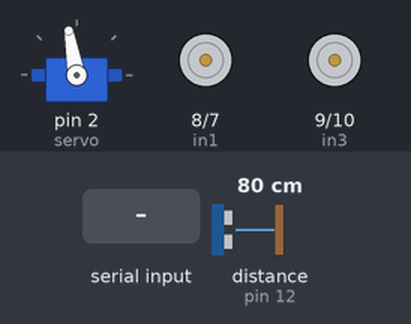
Recording of a sketch running on a simulated Arduino Uno, built with avr-gcc and run on an emulated ATmega328P. Shown: servo, motor-driver pin pairs drawn as motors (green arrow = first pin HIGH = forward, orange = second pin HIGH = backward, longer = more drive, scaled by the enable pin). The inputs (shaded band) are chosen by the test bench; at power-on: distance to the obstacle (sensor on pin 12) 80 cm. The echo pulse lasts 58.3 µs per cm.

Above: at 1.2 s.
1.3 s: "drift" received over Serial
At 3.3 s:
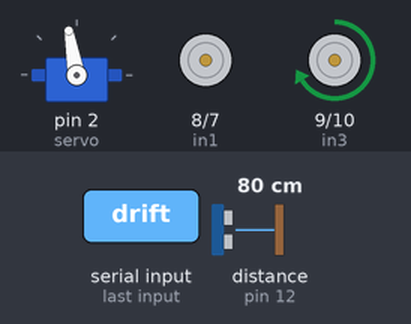
3.8 s: "start" received over Serial
At 4.4 s:
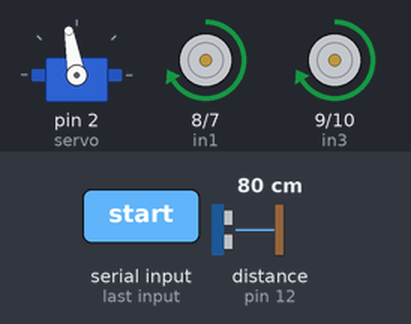
5.3 s: "right" received over Serial
At 6.24 s:
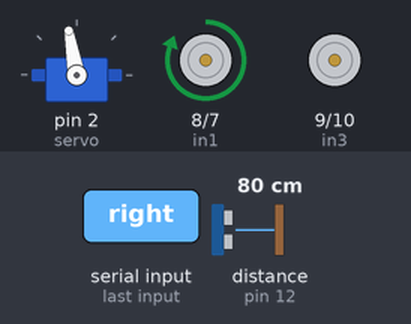
7.8 s: "go" received over Serial
At 8.7 s:
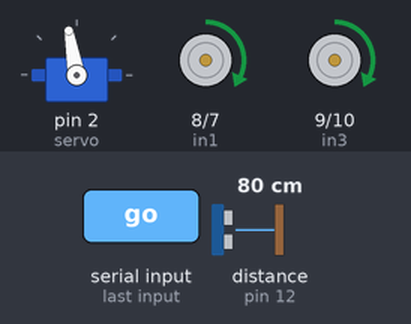
9.3 s: distance to the obstacle (sensor on pin 12) set to 29 cm
10.8 s: distance to the obstacle (sensor on pin 12) set to 23 cm
At 11.7 s:
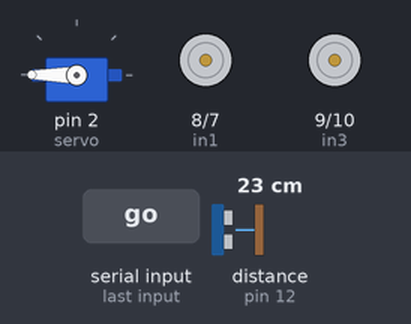
Timing chart, 0 to 14.8 s (numbered marks = the images above; inputs shaded):
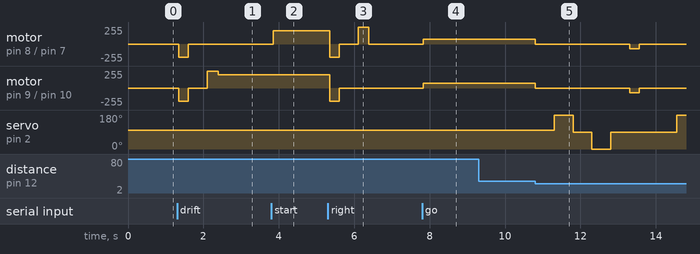

Measured:
- the behaviour switches between 27 and 26 cm on distance to the obstacle (sensor on pin 12) (found by bisection; images 4 and 5)
- after the input at 1.3 s, motor on pin 8 (in1) / pin 7 (in2): stopped → backward 200/255 after 0.05 s, → stopped 0.25 s later; motor on pin 9 (in3) / pin 10 (in4): stopped → backward 200/255 after 0.05 s, → stopped 0.25 s later, → forward 255/255 0.50 s later, → forward 200/255 0.29 s later
- after the input at 3.8 s, motor on pin 8 (in1) / pin 7 (in2): stopped → forward 200/255 after 0.06 s
- after the input at 5.3 s, motor on pin 8 (in1) / pin 7 (in2): forward 200/255 → backward 200/255 after 0.05 s, → stopped 0.25 s later, → forward 255/255 0.50 s later, → stopped 0.29 s later; motor on pin 9 (in3) / pin 10 (in4): forward 200/255 → backward 200/255 after 0.05 s, → stopped 0.25 s later
- after the input at 7.8 s, motor on pin 8 (in1) / pin 7 (in2), motor on pin 9 (in3) / pin 10 (in4): stopped → forward 70/255 at once
- after the input at 9.3 s, every drawn part: stays the same
- after the input at 10.8 s, motor on pin 8 (in1) / pin 7 (in2), motor on pin 9 (in3) / pin 10 (in4): forward 70/255 → stopped at once, → backward 70/255 2.5 s later, → stopped 0.25 s later; servo on pin 2 (servo): 100° → 180° after 0.50 s, → 90° 0.50 s later, → 0° 0.50 s later, → 90° 0.50 s later, … (5 changes in this stretch)

The sketch:

remotecontrolrobot.ino
```cpp
// connect motor controller pins to Arduino digital pins
// ************************************************************************
/*


	   Remote control robot developed by Dhia Akermi

*/
int enB = 6;
int enA = 5;
int in2 = 7;
int in1 = 8;
int in3=9;
int in4 = 10;
int LED = 2;
//**************************************************************************
#include<Servo.h>

//**********************capteur ultraasons**********************************
/* Constantes pour les broches */
const byte TRIGGER_PIN = 11; // Broche TRIGGER
const byte ECHO_PIN = 12;    // Broche ECHO
/* Constantes pour le timeout */
const unsigned long MEASURE_TIMEOUT = 25000UL; // 25ms = ~8m à 340m/s

/* Vitesse du son dans l'air en mm/us */
const float SOUND_SPEED = 340.0 / 1000;
//**************************************************************************
String text,textAux;
Servo servo;
void setup()
{
  // etait initial du moteur servo
  servo.attach(2);
  servo.write(100);
  //****************************Wheels**************************************
  // Moteur 1
  pinMode(enA, OUTPUT);
  pinMode(in2, OUTPUT);
  pinMode(in1, OUTPUT);

  //Moteur 2
  pinMode(enA, OUTPUT);
  pinMode(in3, OUTPUT);
  pinMode(in4, OUTPUT);

  analogWrite(enA, 70); // speed right wheels
  analogWrite(enB, 70); // speed left wheels
  //*************************************************************************
  //*******************************Capteur ultrasons**************************
   /* Initialise le port série */
  Serial.begin(9600);
  /* Initialise les broches */
  pinMode(TRIGGER_PIN, OUTPUT);
  digitalWrite(TRIGGER_PIN, LOW); // La broche TRIGGER doit être à LOW au repos
  pinMode(ECHO_PIN, INPUT);
  //****************************************************************************

}
void loop()
{
while(Serial.available())
  {
    delay(10);
    char c = Serial.read();
    textAux += c;
  }
  if(textAux.length() > 0) text = textAux;
  if(text.length() > 0) // si il ya un ordre vocale
  {
    if(text == "stop") Stop();
    else if( text == "start" || text == "go") DetectObstacles();
    else if (text == "drift") Drift();
    else if(text == "right"){ GoRight(); Stop(); }
    else if (text == "left"){ GoLeft(); Stop(); }
    else if ( text == "back" || text =="bac" || text =="turn back" || text=="turn bac") { GoBack(); Stop();}
    else if (text == "go back") GoBackward();
    if(text != "go" && text != "stat") text = "";
    textAux = "";
  }

}


void DetectObstacles(){
   float distance_cm = Look();
    if(distance_cm <= 25){
      Stop();
      float DL = LookLeft();
      float DR = LookRight();
      if(DL <= 25 && DR <= 25){
        GoBackward();
      }else if ( DR <= 15){
        GoLeft();
      }
      else
        GoRight();
    }
    else{
        GoForward();
    }
}


//
void Stop(){
        analogWrite(in1,0);
        digitalWrite(in2, 0);
        // turn on motor B
        digitalWrite(in3,0);
        analogWrite(in4, 0);
        delay(500);
}
void GoForward(){
        //left wheels
        digitalWrite(in1,1);
        digitalWrite(in2, 0);
        //Right wheels
        digitalWrite(in3, 1);
        digitalWrite(in4,0);
}

void GoBack(){ // turn 180°
  analogWrite(enA, 255); // speed right wheels
  analogWrite(enB, 255); // speed left wheels
        analogWrite(in1, 255);
        digitalWrite(in2, 0);
        // turn on motor B
        digitalWrite(in3,0);
        analogWrite(in4, 0);
        delay(600);
  analogWrite(enA, 70); // speed right wheels
  analogWrite(enB, 70); // speed left wheels
}

void GoRight(){ // turn 90° right
  GoBackward();
  analogWrite(enA, 255); // speed right wheels
  analogWrite(enB, 255); // speed left wheels
        analogWrite(in1, 255);
        digitalWrite(in2, 0);
        // turn on motor B
        digitalWrite(in3,0);
        analogWrite(in4, 0);
        delay(290);
  analogWrite(enA, 70); // speed right wheels
  analogWrite(enB, 70); // speed left wheels
}
void GoLeft(){   // turn 90° left
GoBackward(); // ywa5er chwaya
  analogWrite(enA, 255); // speed right wheels
  analogWrite(enB, 255); // speed left wheels
        analogWrite(in1,0);
        analogWrite(in2, 0);
        // turn on motor B
        analogWrite(in3,  255);
        analogWrite(in4, 0);
        delay(290);
    analogWrite(enA, 70); // speed right wheels
  analogWrite(enB, 70); // speed left wheels
}

void GoBackward(){ // ywa5er betwely
        analogWrite(in1,0);
        analogWrite(in2, 255);
        // turn on motor B
        analogWrite(in3, 0);
        analogWrite(in4, 255);
        delay(250);
        Stop();
}

int LookRight(){
    servo.write(0);
     delay(500);
    float  Right = Look();
    servo.write(90);
     delay(500);
    return Right;
}


int LookLeft(){
    servo.write(180);
     delay(500);
    float  Left = Look();

    servo.write(90);
     delay(500);
    return Left;
}

int Look(){
 // Clears the trigPin
digitalWrite(TRIGGER_PIN, LOW);
delayMicroseconds(2);
// Sets the trigPin on HIGH state for 10 micro seconds
digitalWrite(TRIGGER_PIN, HIGH);
delayMicroseconds(10);
digitalWrite(TRIGGER_PIN, LOW);

// Reads the echoPin, returns the sound wave travel time in microseconds
int duration = pulseIn(ECHO_PIN, HIGH);

// Calculating the distance
float distance= duration*0.034/2;
return distance;
}

void Drift(){
  analogWrite(enA, 200); // speed right wheels
  analogWrite(enB, 200); // speed left wheels
   GoLeft();
  analogWrite(enA, 70); // speed right wheels
  analogWrite(enB, 70); // speed left wheels
}
```
